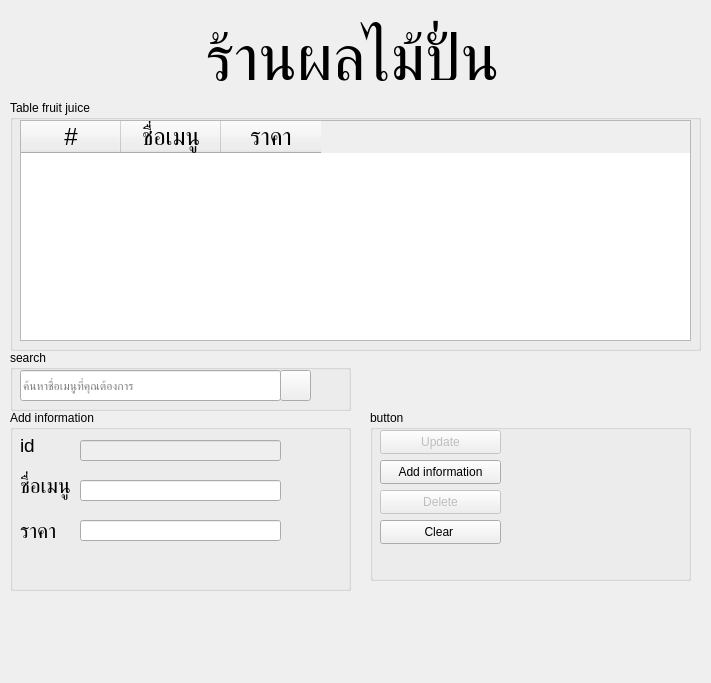
<?xml version="1.0" encoding="UTF-8"?>
<ui version="4.0">
 <class>Form</class>
 <widget class="QWidget" name="Form">
  <property name="geometry">
   <rect>
    <x>0</x>
    <y>0</y>
    <width>711</width>
    <height>683</height>
   </rect>
  </property>
  <property name="windowTitle">
   <string>ร้านผลไม้ปั่น</string>
  </property>
  <property name="windowIcon">
   <iconset>
    <normaloff>icon64px/drink.png</normaloff>icon64px/drink.png</iconset>
  </property>
  <widget class="QGroupBox" name="groupBox">
   <property name="geometry">
    <rect>
     <x>10</x>
     <y>100</y>
     <width>691</width>
     <height>251</height>
    </rect>
   </property>
   <property name="title">
    <string>Table fruit juice</string>
   </property>
   <widget class="QTableWidget" name="tbJuice">
    <property name="geometry">
     <rect>
      <x>10</x>
      <y>20</y>
      <width>671</width>
      <height>221</height>
     </rect>
    </property>
    <property name="font">
     <font>
      <pointsize>18</pointsize>
     </font>
    </property>
    <attribute name="verticalHeaderVisible">
     <bool>false</bool>
    </attribute>
    <column>
     <property name="text">
      <string>#</string>
     </property>
    </column>
    <column>
     <property name="text">
      <string>ชื่อเมนู</string>
     </property>
    </column>
    <column>
     <property name="text">
      <string>ราคา</string>
     </property>
    </column>
   </widget>
  </widget>
  <widget class="QLabel" name="label">
   <property name="geometry">
    <rect>
     <x>190</x>
     <y>20</y>
     <width>501</width>
     <height>81</height>
    </rect>
   </property>
   <property name="font">
    <font>
     <family>Segoe Script</family>
     <pointsize>48</pointsize>
    </font>
   </property>
   <property name="text">
    <string> ร้านผลไม้ปั่น</string>
   </property>
  </widget>
  <widget class="QGroupBox" name="groupBox_2">
   <property name="geometry">
    <rect>
     <x>10</x>
     <y>350</y>
     <width>341</width>
     <height>61</height>
    </rect>
   </property>
   <property name="title">
    <string>search</string>
   </property>
   <widget class="QLineEdit" name="txtSearch">
    <property name="geometry">
     <rect>
      <x>10</x>
      <y>20</y>
      <width>261</width>
      <height>31</height>
     </rect>
    </property>
    <property name="text">
     <string/>
    </property>
    <property name="placeholderText">
     <string>ค้นหาชื่อเมนูที่คุณต้องการ</string>
    </property>
   </widget>
   <widget class="QPushButton" name="btnSearch">
    <property name="geometry">
     <rect>
      <x>270</x>
      <y>20</y>
      <width>31</width>
      <height>31</height>
     </rect>
    </property>
    <property name="text">
     <string/>
    </property>
    <property name="icon">
     <iconset>
      <normaloff>icon64px/search (1).png</normaloff>icon64px/search (1).png</iconset>
    </property>
   </widget>
  </widget>
  <widget class="QGroupBox" name="groupBox_3">
   <property name="geometry">
    <rect>
     <x>10</x>
     <y>410</y>
     <width>341</width>
     <height>181</height>
    </rect>
   </property>
   <property name="title">
    <string>Add information</string>
   </property>
   <widget class="QLabel" name="label_2">
    <property name="geometry">
     <rect>
      <x>10</x>
      <y>20</y>
      <width>51</width>
      <height>31</height>
     </rect>
    </property>
    <property name="font">
     <font>
      <pointsize>14</pointsize>
     </font>
    </property>
    <property name="text">
     <string>id</string>
    </property>
   </widget>
   <widget class="QLabel" name="label_3">
    <property name="geometry">
     <rect>
      <x>10</x>
      <y>60</y>
      <width>61</width>
      <height>31</height>
     </rect>
    </property>
    <property name="font">
     <font>
      <pointsize>16</pointsize>
     </font>
    </property>
    <property name="text">
     <string>ชื่อเมนู</string>
    </property>
   </widget>
   <widget class="QLabel" name="label_4">
    <property name="geometry">
     <rect>
      <x>10</x>
      <y>110</y>
      <width>61</width>
      <height>21</height>
     </rect>
    </property>
    <property name="font">
     <font>
      <pointsize>16</pointsize>
     </font>
    </property>
    <property name="text">
     <string>ราคา</string>
    </property>
   </widget>
   <widget class="QLineEdit" name="txtId">
    <property name="enabled">
     <bool>false</bool>
    </property>
    <property name="geometry">
     <rect>
      <x>70</x>
      <y>30</y>
      <width>201</width>
      <height>21</height>
     </rect>
    </property>
   </widget>
   <widget class="QLineEdit" name="txtName">
    <property name="geometry">
     <rect>
      <x>70</x>
      <y>70</y>
      <width>201</width>
      <height>21</height>
     </rect>
    </property>
   </widget>
   <widget class="QLineEdit" name="txtPrice">
    <property name="geometry">
     <rect>
      <x>70</x>
      <y>110</y>
      <width>201</width>
      <height>21</height>
     </rect>
    </property>
   </widget>
  </widget>
  <widget class="QGroupBox" name="groupBox_4">
   <property name="geometry">
    <rect>
     <x>370</x>
     <y>410</y>
     <width>321</width>
     <height>171</height>
    </rect>
   </property>
   <property name="title">
    <string>button</string>
   </property>
   <widget class="QPushButton" name="btnUpdate">
    <property name="enabled">
     <bool>false</bool>
    </property>
    <property name="geometry">
     <rect>
      <x>10</x>
      <y>20</y>
      <width>121</width>
      <height>24</height>
     </rect>
    </property>
    <property name="text">
     <string>Update</string>
    </property>
    <property name="icon">
     <iconset>
      <normaloff>icon64px/updated.png</normaloff>icon64px/updated.png</iconset>
    </property>
   </widget>
   <widget class="QPushButton" name="btnAdd">
    <property name="geometry">
     <rect>
      <x>10</x>
      <y>50</y>
      <width>121</width>
      <height>24</height>
     </rect>
    </property>
    <property name="text">
     <string>Add information</string>
    </property>
    <property name="icon">
     <iconset>
      <normaloff>icon64px/import.png</normaloff>icon64px/import.png</iconset>
    </property>
   </widget>
   <widget class="QPushButton" name="btnDelete">
    <property name="enabled">
     <bool>false</bool>
    </property>
    <property name="geometry">
     <rect>
      <x>10</x>
      <y>80</y>
      <width>121</width>
      <height>24</height>
     </rect>
    </property>
    <property name="text">
     <string>Delete</string>
    </property>
    <property name="icon">
     <iconset>
      <normaloff>icon64px/trash.png</normaloff>icon64px/trash.png</iconset>
    </property>
   </widget>
   <widget class="QPushButton" name="btnClear">
    <property name="geometry">
     <rect>
      <x>10</x>
      <y>110</y>
      <width>121</width>
      <height>24</height>
     </rect>
    </property>
    <property name="text">
     <string>Clear </string>
    </property>
    <property name="icon">
     <iconset>
      <normaloff>icon64px/dust.png</normaloff>icon64px/dust.png</iconset>
    </property>
   </widget>
  </widget>
 </widget>
 <resources/>
 <connections/>
</ui>
